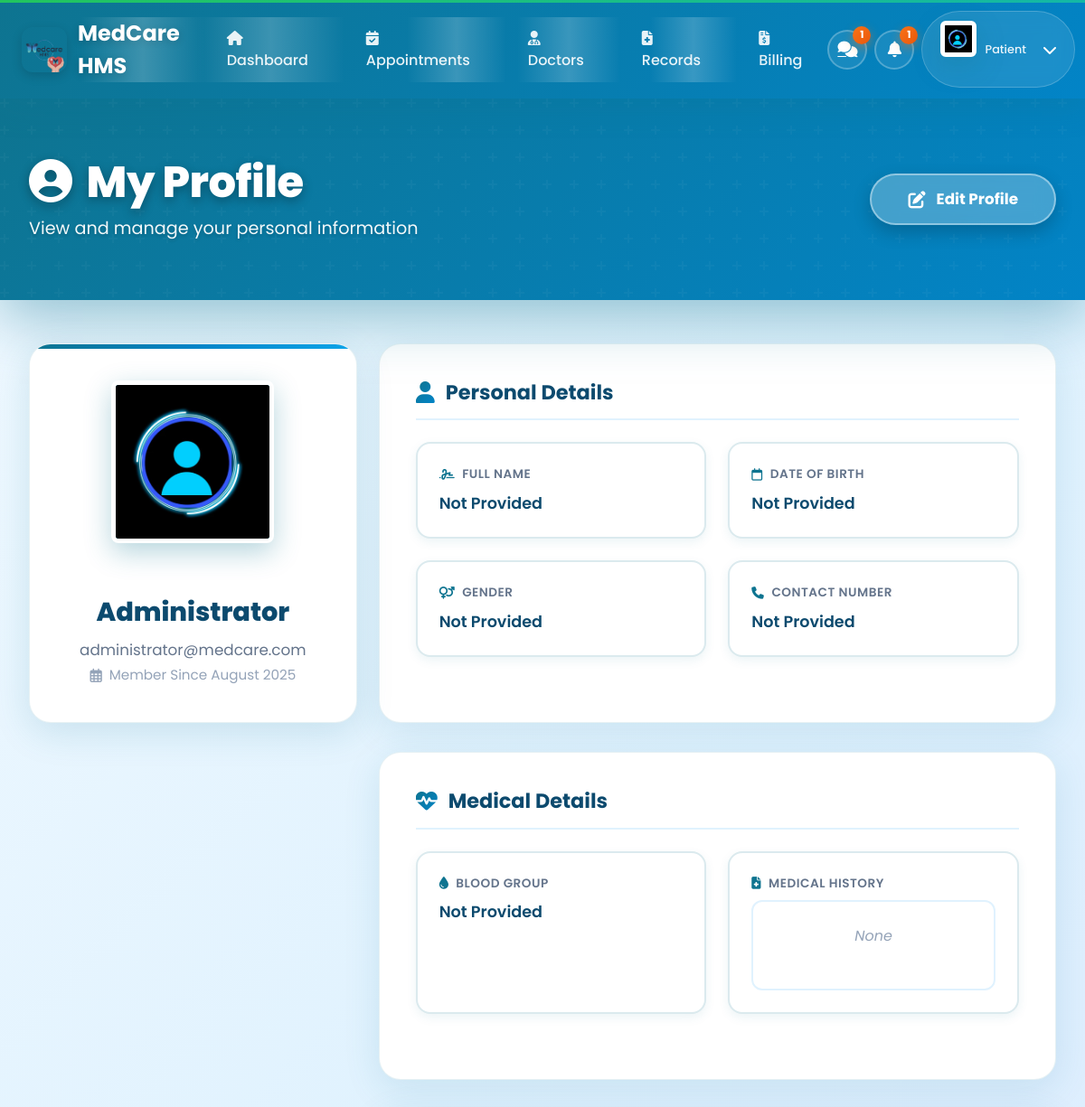
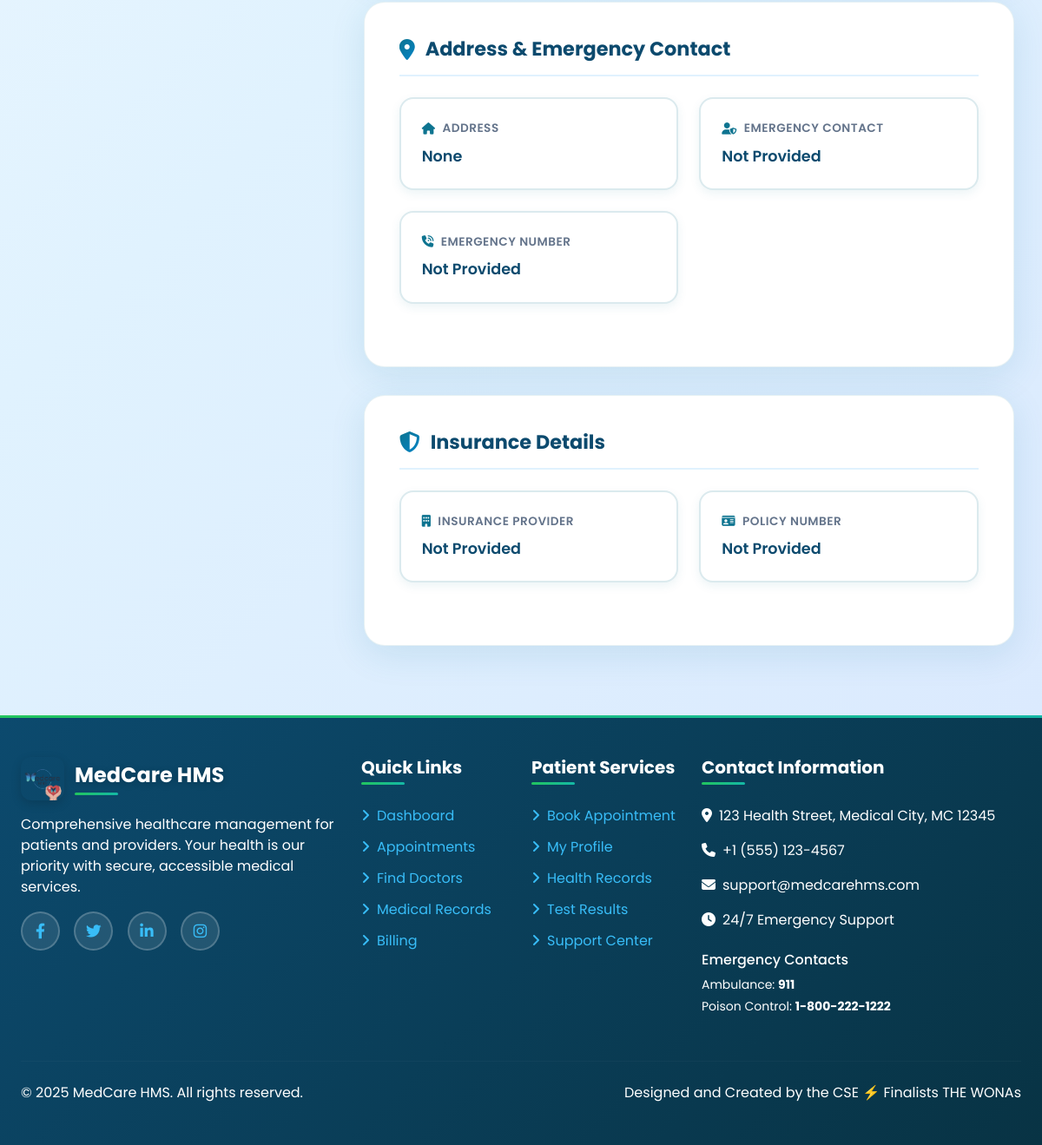
The page /patients/profile/ (signed in) on the database its author committed (2 pictures, top to bottom).
### patients/models.py (models this page shows, shortened)
class PatientProfile(models.Model):
    GENDER_CHOICES = (('Male', 'Male'), ('Female', 'Female'), ('Other', 'Other'))
    BLOOD_GROUP_CHOICES = (
        ('A+', 'A+'), ('A-', 'A-'), ('B+', 'B+'), ('B-', 'B-'),
        ('AB+', 'AB+'), ('AB-', 'AB-'), ('O+', 'O+'), ('O-', 'O-'),
    )
    user = models.OneToOneField(User, on_delete=models.CASCADE, related_name='patientprofile')
    profile_picture = models.ImageField(upload_to=get_patient_image_path, null=True, blank=True, default='static/profile_pictures/default.jpeg')
    date_of_birth = models.DateField(null=True, blank=True)
    gender = models.CharField(max_length=10, choices=GENDER_CHOICES, null=True, blank=True)
    address = models.TextField(max_length=500, null=True, blank=True)
    blood_group = models.CharField(max_length=3, choices=BLOOD_GROUP_CHOICES, null=True, blank=True)
    emergency_contact_name = models.CharField(max_length=100, null=True, blank=True)
    emergency_contact_number = models.CharField(max_length=20, null=True, blank=True)
    medical_history = models.TextField(null=True, blank=True, help_text="Allergies, chronic conditions, etc.")
    insurance_provider = models.CharField(max_length=100, null=True, blank=True)
    insurance_policy_number = models.CharField(max_length=100, null=True, blank=True)

### accounts/models.py (models this page shows, shortened)
class UserProfile(models.Model):
    ROLE_CHOICES = (
        ('ADMIN', 'Admin'),
        ('DOCTOR', 'Doctor'),
        ('RECEPTIONIST', 'Receptionist'),
        ('PATIENT', 'Patient'),
    )
    user = models.OneToOneField(User, on_delete=models.CASCADE)
    role = models.CharField(max_length=20, choices=ROLE_CHOICES)
    contact = models.CharField(max_length=20, null=True, blank=True)

### patients/views.py (the view)
# urls.py: path('profile/', views.patient_profile_view, name='patient_profile'),
@login_required
@patient_required
def patient_profile_view(request):
    profile, created = PatientProfile.objects.get_or_create(user=request.user)
    return render(request, 'patients/patient_profile.html', {'profile': profile})

### accounts/templatetags/profile_tags.py (called while the page is built)
@register.simple_tag
def get_profile_image_url(user):
    try:
        if hasattr(user, 'doctorprofile') and user.doctorprofile.profile_picture:
            return user.doctorprofile.profile_picture.url
        elif hasattr(user, 'patientprofile') and user.patientprofile.profile_picture:
            return user.patientprofile.profile_picture.url
        elif hasattr(user, 'receptionistprofile') and user.receptionistprofile.profile_picture:
            return user.receptionistprofile.profile_picture.url
    except (AttributeError, ValueError):
        pass
    return '/static/profile_pictures/default.jpeg'

@register.simple_tag
def get_user_initials(user):
    if user.first_name and user.last_name:
        return f"{user.first_name[0]}{user.last_name[0]}".upper()
    elif user.first_name:
        return user.first_name[0].upper()
    elif user.username:
        return user.username[0].upper()
    return "U"

@register.simple_tag
def get_user_role_color(user):
    try:
        if hasattr(user, 'doctorprofile'):
            return '#14B8A6'  # Teal accent for doctors
        elif hasattr(user, 'patientprofile'):
            return '#0E7490'  # Primary teal for patients
        elif hasattr(user, 'receptionistprofile'):
            return '#5ce9f6'  # Purple accent for receptionists
    except AttributeError:
        pass
    return '#14B8A6'  # Default to teal

@register.inclusion_tag('components/profile_image.html')
def profile_image(user, size="40", css_class="user-avatar", show_fallback=True):
    return {
        'user': user,
        'size': size,
        'css_class': css_class,
        'show_fallback': show_fallback,
        'image_url': get_profile_image_url(user),
        'initials': get_user_initials(user),
        'role_color': get_user_role_color(user),
    }

### chat/context_processors.py (called while the page is built)
def unread_chat_messages(request):
    if request.user.is_authenticated:
        threads = request.user.chat_threads.all()
        total_unread = 0
        for thread in threads:
            total_unread += thread.get_unread_count_for_user(request.user)
        return {'unread_chat_messages_count': total_unread}
    return {'unread_chat_messages_count': 0}

### chat/models.py (called while the page is built)
    def get_unread_count_for_user(self, user):
        return self.messages.filter(is_read=False).exclude(sender=user).count()

### templates/patients/patient_profile.html (shortened to what this page needs)
{% extends 'base_patient.html' %}
{% load static %}
{% load profile_tags %}
{% block content %}
<div class="profile-wrapper">
    <div class="profile-header">
        <div class="profile-header-content d-flex justify-content-between align-items-center flex-wrap gap-3">
            <div>
                <h1><i class="fas fa-user-circle me-3"></i>My Profile</h1>
                <p>View and manage your personal information</p>
            </div>
            <a href="{% url 'patients:edit_patient_profile' %}" class="btn-edit-profile">
                <i class="fas fa-edit"></i>
                <span>Edit Profile</span>
            </a>
        </div>
    </div>
    <div class="profile-content-container">
        <div class="row g-4">
            <div class="col-lg-4">
                <div class="profile-picture-section">
                    <div class="profile-image-container">
                        {% profile_image user size="180" css_class="profile-page-image" %}
                    </div>
                    <div class="profile-name">{{ profile.user.get_full_name|default:profile.user.username }}</div>
                    <div class="profile-email">{{ profile.user.email }}</div>
                    <div class="profile-member-since">
                        <i class="far fa-calendar-alt"></i>
                        Member Since {{ profile.user.date_joined|date:"F Y" }}
                    </div>
                </div>
            </div>
            <div class="col-lg-8">
                <div class="profile-section">
                    <div class="section-header">
                        <i class="fas fa-user"></i>
                        <h5>Personal Details</h5>
                    </div>
                    <div class="info-grid">
                        <div class="info-item">
                            <div class="info-label"><i class="fas fa-signature"></i>Full Name</div>
                            <div class="info-value">{{ profile.user.get_full_name|default:"Not Provided" }}</div>
                        </div>
                        <div class="info-item">
                            <div class="info-label"><i class="far fa-calendar"></i>Date of Birth</div>
                            <div class="info-value">{{ profile.date_of_birth|date:"F d, Y"|default:"Not Provided" }}</div>
                        </div>
                        <div class="info-item">
                            <div class="info-label"><i class="fas fa-venus-mars"></i>Gender</div>
                            <div class="info-value">{{ profile.gender|default:"Not Provided" }}</div>
                        </div>
                        <div class="info-item">
                            <div class="info-label"><i class="fas fa-phone"></i>Contact Number</div>
                            <div class="info-value">{{ profile.user.userprofile.contact|default:"Not Provided" }}</div>
                        </div>
                    </div>
                </div>
                <div class="profile-section">
                    <div class="section-header">
                        <i class="fas fa-heartbeat"></i>
                        <h5>Medical Details</h5>
                    </div>
                    <div class="info-grid">
                        <div class="info-item">
                            <div class="info-label"><i class="fas fa-tint"></i>Blood Group</div>
                            <div class="info-value">
                                {% if profile.blood_group %}
                                    <span class="blood-group-badge">{{ profile.blood_group }}</span>
                                {% else %}
                                    <span class="not-provided">Not Provided</span>
                                {% endif %}
                            </div>
                        </div>
                        <div class="info-item">
                            <div class="info-label"><i class="fas fa-file-medical"></i>Medical History</div>
                            <div class="medical-history-box {% if not profile.medical_history %}empty{% endif %}">
                                {{ profile.medical_history|linebreaksbr|default:"No medical history provided." }}
                            </div>
                        </div>
                    </div>
                </div>
                <div class="profile-section">
                    <div class="section-header">
                        <i class="fas fa-map-marker-alt"></i>
                        <h5>Address & Emergency Contact</h5>
                    </div>
                    <div class="info-grid">
                        <div class="info-item">
                            <div class="info-label"><i class="fas fa-home"></i>Address</div>
                            <div class="info-value">{{ profile.address|linebreaksbr|default:"Not Provided" }}</div>
                        </div>
                        <div class="info-item">
                            <div class="info-label"><i class="fas fa-user-shield"></i>Emergency Contact</div>
                            <div class="info-value">{{ profile.emergency_contact_name|default:"Not Provided" }}</div>
                        </div>
                        <div class="info-item">
                            <div class="info-label"><i class="fas fa-phone-volume"></i>Emergency Number</div>
                            <div class="info-value">{{ profile.emergency_contact_number|default:"Not Provided" }}</div>
                        </div>
                    </div>
                </div>
                <div class="profile-section">
                    <div class="section-header">
                        <i class="fas fa-shield-alt"></i>
                        <h5>Insurance Details</h5>
                    </div>
                    <div class="info-grid">
                        <div class="info-item">
                            <div class="info-label"><i class="fas fa-building"></i>Insurance Provider</div>
                            <div class="info-value">{{ profile.insurance_provider|default:"Not Provided" }}</div>
                        </div>
                        <div class="info-item">
                            <div class="info-label"><i class="fas fa-id-card"></i>Policy Number</div>
                            <div class="info-value">{{ profile.insurance_policy_number|default:"Not Provided" }}</div>
                        </div>
                    </div>
                </div>
            </div>
        </div>
    </div>
</div>
{% endblock %}

### static/css/themes/patient-theme.css (style rules this page uses)
:root { --patient-primary: #0E7490; --patient-primary-dark: #0C4A6E; --patient-primary-light: #67E8F9; --patient-secondary: #0284C7; --patient-accent: #38BDF8; --patient-warning: #F59E0B; --patient-danger: #EF4444; --patient-success: #10B981; --patient-info: #3B82F6; --patient-gradient-primary: linear-gradient(135deg, #0E7490 0%, #0C4A6E 100%); --patient-gradient-secondary: linear-gradient(135deg, #0284C7 0%, #0369A1 100%); --patient-gradient-card: linear-gradient(145deg, #ffffff 0%, #f0f9ff 100%); --patient-gradient-wellness: linear-gradient(135deg, #67E8F9 0%, #38BDF8 100%); --patient-shadow-primary: 0 4px 20px rgba(14, 116, 144, 0.25); --patient-shadow-card: 0 8px 32px rgba(12, 74, 110, 0.15); --patient-shadow-hover: 0 12px 40px rgba(14, 116, 144, 0.3); }

### templates/base_patient.html (style rules this page uses)
:root { --primary-teal: #0E7490; --primary-dark-teal: #0C4A6E; --sky-blue: #0284C7; --light-sky-blue: #38BDF8; --background-light: #F1F5F9; --background-white: #FFFFFF; --accent-blue: #14B8A6; --accent-teal: #0D9488; --text-dark: #1E293B; --accent-green: #22C55E; --accent-orange: #F97316; --accent-purple: #8B5CF6; }
* { font-family: 'Poppins', sans-serif; }
body { background-color: var(--background-light); color: var(--text-dark); display: flex; flex-direction: column; min-height: 100vh; overflow-x: hidden; }
.main-content-area > [class*="-wrapper"] { max-width: 100vw !important; width: 100vw !important; margin: 0 !important; padding: 0 !important; }

### templates/components/messages.html (style rules this page uses)
:root { --message-success: #10b981; --message-success-bg: #ecfdf5; --message-success-border: #a7f3d0; --message-success-text: #065f46; --message-error: #ef4444; --message-error-bg: #fef2f2; --message-error-border: #fecaca; --message-error-text: #991b1b; --message-warning: #f59e0b; --message-warning-bg: #fffbeb; --message-warning-border: #fed7aa; --message-warning-text: #92400e; --message-info: #3b82f6; --message-info-bg: #eff6ff; --message-info-border: #bfdbfe; --message-info-text: #1e40af; --message-slide-duration: 300ms; --message-fade-duration: 250ms; --message-scale-duration: 200ms; }

### rows shown on the page
PatientProfile: user.get_full_name "Administrator", user.email "administrator@medcare.com", user.date_joined "August 2025", user.get_full_name "Not Provided", date_of_birth "Not Provided", gender "Not Provided", user.userprofile.contact "Not Provided", medical_history "None", address "None", emergency_contact_name "Not Provided", emergency_contact_number "Not Provided", insurance_provider "Not Provided", insurance_policy_number "Not Provided"

### other values the page prints
{{ unread_chat_messages_count }} "1"
{{ unread_notifications_count }} "1"
